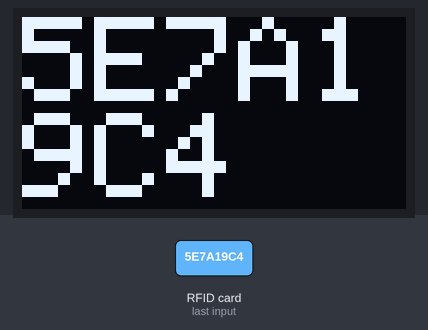
This sketch was run on a simulated Arduino Mega 2560, built with avr-gcc and run on an emulated ATmega2560. On the bench: 128×64 one-colour display. The test bench sets the inputs (shaded band). The local clock reads 2024-03-15 10:24:30 at power-on unless the sketch sets it; storage starts empty; what the sketch prints to the serial monitor is not drawn.

1.4 s: RFID card 5E 7A 19 C4 held to the reader
Above: at 2.3 s.
Timing chart, 0 to 4.4 s (numbered marks = the images above; inputs shaded):
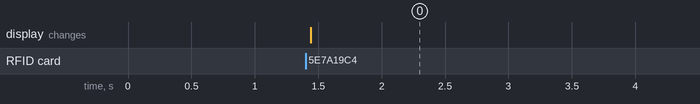

The sketch:

CMA_cardInit_beforeDB.ino
```cpp
#include <SPI.h>
#include <MFRC522.h>
#include <SD.h>
#include <Wire.h>
#include <Adafruit_GFX.h>
#include <Adafruit_SSD1306.h>
#include "RTClib.h"
#include <EDB.h>


#define RST_PIN_rc522         48           // Configurable, see typical pin layout
#define SS_PIN_rc522          53         // Configurable, see typical pin layout

MFRC522 mfrc522(SS_PIN_rc522, RST_PIN_rc522);   // Create MFRC522 instance.
MFRC522::MIFARE_Key key;
byte readCard[4];
int readSuccessful;

/*
 *Display Segment
 */
#define OLED_ADDR 0x3C
#define SCREEN_WIDTH 128 // OLED display width, in pixels
#define SCREEN_HEIGHT 64 // OLED display height, in pixels
#define OLED_RESET    -1 // Reset pin # (or -1 if sharing Arduino reset pin)
Adafruit_SSD1306 display(SCREEN_WIDTH, SCREEN_HEIGHT, &Wire, OLED_RESET);


/*
 * RTC Segment
 */
#define RTC_ADDR 0x68
DateTime now;
RTC_DS3231 rtc;


/*
 * SD Card Segment
 */
#define RST_PIN_SD            1
#define SS_PIN_SD             41
File myFile;
File xFile;
char* card_ids = "/cards.txt";

/*
 * Arduino Database
 */
#define TABLE_SIZE 8192
#define RECORDS_TO_CREATE 55
char* cards = "/cards.txt";
File dbFile;


void setup() {
    //Serial communications with PC
    Serial.begin(9600); // Initialize serial communications with the PC
    while (!Serial);    // Do nothing if no serial port is opened (added for Arduinos based on ATMEGA32U4)

    SPI.begin();        // Init SPI bus

    //MFRC522 Card Initialization
    mfrc522.PCD_Init(); // Init MFRC522 card

    // Prepare the key (used both as key A and as key B)
    // using FFFFFFFFFFFFh which is the default at chip delivery from the factory
    for (byte i = 0; i < 6; i++) {
        key.keyByte[i] = 0xFF;
    }

    //SD Card Initialization
    if (!SD.begin(SS_PIN_SD)) {
    Serial.println("initialization failed!");
    while (1);
    }
    Serial.println("initialization DONE");

    //OLED Display Initialization
    // SSD1306_SWITCHCAPVCC = generate display voltage from 3.3V internally
    if(!display.begin(SSD1306_SWITCHCAPVCC, OLED_ADDR)) {
      Serial.println(F("SSD1306 allocation failed"));
      for(;;); // Don't proceed, loop forever
    }
    display.clearDisplay();

    //RTC Initialize
    if (! rtc.begin()){
      Serial.println("Couldn't find RTC Module");
      while (1);
  }
}

//Function Declarations
unsigned long getID();  //Get ID of RFID card
String get_datestring(); //Get the date as a string
String get_timestring(); //Get the time as a string
String get_dayofweekstr();  //Get the day of the week as a string
int search_id(unsigned long uidd);

void loop() {


  if(mfrc522.PICC_IsNewCardPresent()) {
  unsigned long uid = getID();
  if(uid != -1){

    Serial.print("Card detected, UID: ");
    Serial.println(uid,HEX);
    Serial.println(get_datestring());
    display.clearDisplay();
    display.setTextSize(4);             // Normal 1:1 pixel scale
    display.setTextColor(WHITE);        // Draw white text
    display.setCursor(0,0);
    display.println(uid,HEX);
    display.display();
    myFile = SD.open(cards, FILE_WRITE);
    myFile.println(uid,HEX);
    myFile.close();
    myFile = SD.open(cards);
    if (myFile) {
    Serial.println("cards:");

    // read from the file until there's nothing else in it:
    while (myFile.available()) {

      Serial.write(myFile.read());

    }
    // close the file:
    myFile.close();
  } else {
    // if the file didn't open, print an error:
    Serial.println("error opening test1.txt");
  }
    }
  }


}


unsigned long getID(){
  if ( ! mfrc522.PICC_ReadCardSerial()) {
    return -1;
  }
  unsigned long hex_num=0;
  hex_num += (unsigned long)mfrc522.uid.uidByte[0] << 24;
  //Serial.println(mfrc522.uid.uidByte[0],HEX);
  hex_num += (unsigned long)mfrc522.uid.uidByte[1] << 16;
  //Serial.println(mfrc522.uid.uidByte[1],HEX);
  hex_num += (unsigned long)mfrc522.uid.uidByte[2] <<  8;
  //Serial.println(mfrc522.uid.uidByte[2],HEX);
  hex_num += (unsigned long)mfrc522.uid.uidByte[3];
  //Serial.println(mfrc522.uid.uidByte[3],HEX);
  mfrc522.PICC_HaltA(); // Stop reading
  return hex_num;
}

int search_id(unsigned long uidd){
  xFile = SD.open(cards);
  int index=0;
  if (xFile) {
    // read from the file until there's nothing else in it:
    while (xFile.available()) {
      Serial.write(xFile.read());
    }
    // close the file:
    xFile.close();
    return -1;
}
}

String get_datestring(){
  DateTime now = rtc.now();
  String date = String(now.day())+'/'+String(now.month())+'/'+String(now.year());
  return date;
}
```

Measured:
- after the input at 1.4 s, the display: changes at once (image 0)
